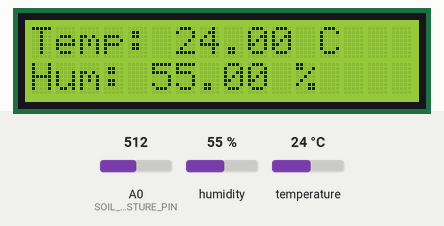
This sketch was run on a simulated Arduino Uno, built with avr-gcc and run on an emulated ATmega328P. On the bench: 16×2 character LCD. The inputs (shaded band) are chosen by the test bench; at power-on: humidity 55 %, A0 (SOIL_MOISTURE_PIN) = 512, temperature 24 °C. What the sketch prints to the serial monitor is not drawn.

Above: at 1.2 s.
1.3 s: humidity set to 22 %
At 4.7 s:
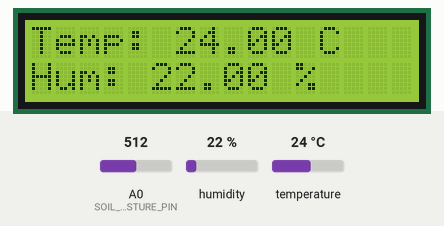
10.7 s: A0 (SOIL_MOISTURE_PIN) set to 716
At 15.1 s:
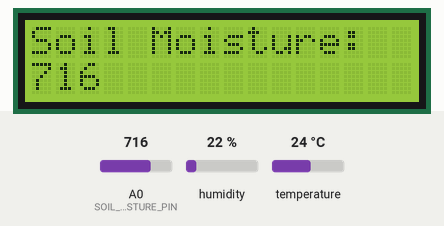
17.7 s: temperature set to 12 °C
At 21.0 s:
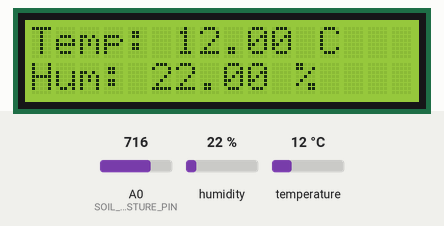
23.7 s: A0 (SOIL_MOISTURE_PIN) set to 900
At 27.0 s:
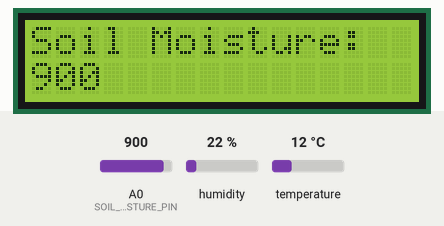
29.8 s: humidity set to 40 %
At 32.9 s:
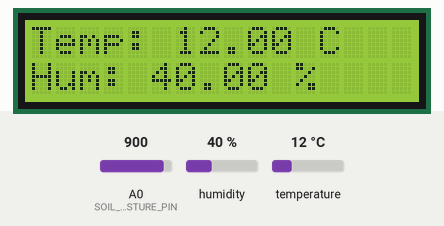
35.8 s: A0 (SOIL_MOISTURE_PIN) set to 1023
At 38.9 s:
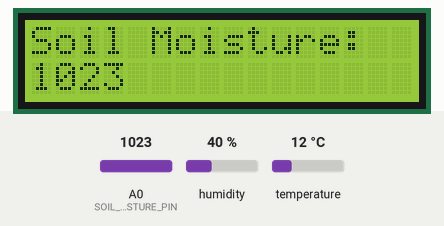
Timing chart, 0 to 40.4 s (numbered marks = the images above; inputs shaded):
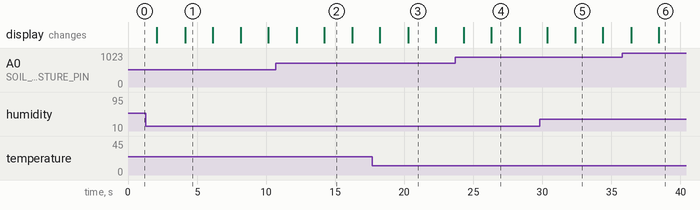

The sketch:

DHT11_Soil_Moisture_LCD_Display_Code.ino
```cpp
#include <LiquidCrystal.h>
#include <DHT.h>

#define DHTPIN 2        // Pin which is connected to the DHT sensor
#define DHTTYPE DHT11   // DHT 11
#define SOIL_MOISTURE_PIN A0  // Pin which is connected to the soil moisture sensor

DHT dht(DHTPIN, DHTTYPE);
LiquidCrystal lcd(7, 8, 9, 10, 11, 12); // Initialize the library with the interface pins

void setup() {
  lcd.begin(16, 2); // Set up the LCD's number of columns and rows
  dht.begin();
  Serial.begin(9600); // Initialize serial communication for debugging
}

void loop() {
  // Read humidity and temperature
  float h = dht.readHumidity();
  float t = dht.readTemperature();

  // Read soil moisture
  int soilMoistureValue = analogRead(SOIL_MOISTURE_PIN);

  // Check if any reads failed and exit early (to try again).
  if (isnan(h) || isnan(t)) {
    Serial.println("Failed to read from DHT sensor!");
    return;
  }

  // Print to Serial Monitor
  Serial.print("Humidity: ");
  Serial.print(h);
  Serial.print(" %\t");
  Serial.print("Temperature: ");
  Serial.print(t);
  Serial.println(" *C");

  Serial.print("Soil Moisture: ");
  Serial.println(soilMoistureValue);

  // Print to LCD
  lcd.clear();
  lcd.setCursor(0, 0);
  lcd.print("Temp: ");
  lcd.print(t);
  lcd.print(" C");

  lcd.setCursor(0, 1);
  lcd.print("Hum: ");
  lcd.print(h);
  lcd.print(" %");

  delay(2000); // Wait a few seconds between measurements

  lcd.clear();
  lcd.setCursor(0, 0);
  lcd.print("Soil Moisture:");
  lcd.setCursor(0, 1);
  lcd.print(soilMoistureValue);

  delay(2000); // Wait a few seconds between measurements
}
```

Measured:
- after the input at 1.3 s, the display: first differs from a run without the input after 2.8 s (image 1)
- after the input at 10.7 s, the display: first differs from a run without the input after 3.5 s (image 2)
- after the input at 17.7 s, the display: first differs from a run without the input after 2.6 s (image 3)
- after the input at 23.7 s, the display: first differs from a run without the input after 2.6 s (image 4)
- after the input at 29.8 s, the display: first differs from a run without the input after 2.6 s (image 5)
- after the input at 35.8 s, the display: first differs from a run without the input after 2.6 s (image 6)
- what the display in image 1 shows lasts 2.0 s, from 4.1 s to 6.1 s
